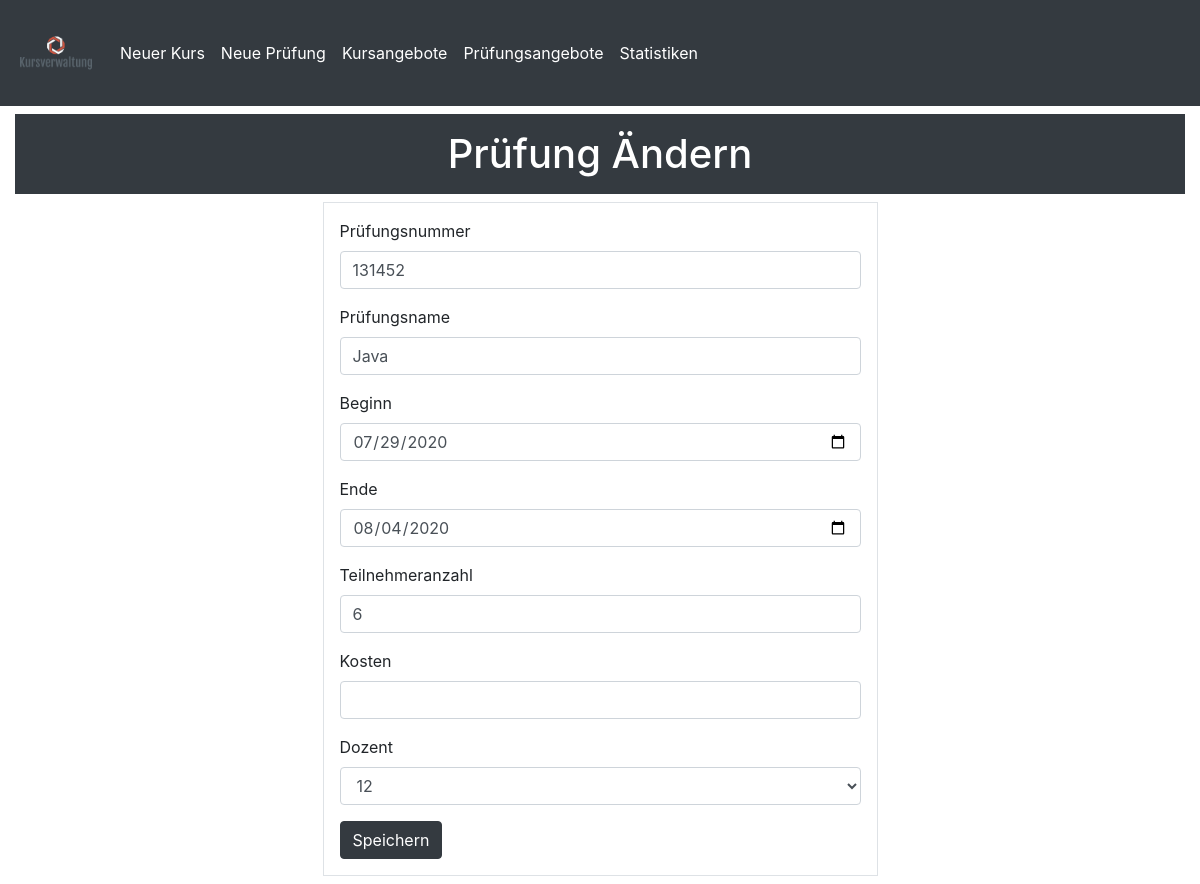
/admin/pEdite.php?id=13, run on the app's committed database.
### tables this page shows
CREATE TABLE `pruefung` (
  `pruefungID` int(11) NOT NULL,
  `pruefungNummer` int(11) NOT NULL,
  `pruefungName` varchar(255) NOT NULL,
  `pruefungBeginn` date NOT NULL,
  `pruefungEnde` date NOT NULL,
  `teilnehmerAnzahl` int(11) NOT NULL,
  `dozentID` int(11) NOT NULL,
  `kosten` decimal(10,0) NOT NULL,
  `pruefungCreated` timestamp NOT NULL DEFAULT current_timestamp()
);

### class/database.php (called while the page is built, shortened)
<?php
class Database
{
  private $serverName = "localhost";
  private $userName = "root";
  private $password = "";
  private $dbName = "kursverwaltung";
  private $con;
  public function __construct()
  {
    $this->con = new mysqli($this->serverName, $this->userName, $this->password, $this->dbName);
  }
   public function read($table)
   {
     $sql="SELECT * FROM $table";
     $result = mysqli_query($this->con, $sql);
     while($row = mysqli_fetch_assoc($result))
      {
        $data[] = $row;
      }
       return $data;
    }
    public function find($table, $tabID, $id)
    {
        $id = filter_var($id,FILTER_VALIDATE_INT);
        $sql = "SELECT * FROM $table WHERE `$tabID`='$id' LIMIT 1 ";
        $result = mysqli_query($this->con,$sql);
        if(mysqli_query($this->con,$sql))
        {
            if (mysqli_num_rows($result) > 0)
            {
              return mysqli_fetch_assoc($result);
            }
            else
            {
                return false;
            }
        }
        else
        {
            return die("Error : ".mysqli_error($this->con));
        }
    }
}
 ?>

### admin/pEdite.php (the view, shortened to what this page needs)
<?php
include('incAdmin\header.php');
?>
<?php  $row = $db->find('pruefung','pruefungID', $_GET['id']); ?>
<?php if(isset($_GET['id']) && is_numeric($_GET['id']) && $row):  ?>
<h1 class="text-center col-12 bg-dark py-3 text-white my-2"> Prüfung Ändern</h1>
<div class="col-md-6 offset-md-3">
  <form class="my-2 p-3 border" method="post" action="">
    <div class="form-group">
      <label for="inputNummer">Prüfungsnummer</label>
      <input type="text" name="nummer" value="<?php echo $row['pruefungNummer']?>" class="form-control" id="inputNummer">
    </div>
    <div class="form-group">
      <label for="inputName">Prüfungsname</label>
      <input type="text" name="name" value="<?php echo $row['pruefungName']?>" class="form-control" id="inputName">
    </div>
    <div class="form-group">
      <label for="inputBeginn">Beginn</label>
      <input type="date" name="beginn" value="<?php echo $row['pruefungBeginn']?>" class="form-control" id="inputBeginn">
    </div>
    <div class="form-group">
      <label for="inputEnde">Ende</label>
      <input type="date" name="ende" value="<?php echo $row['pruefungEnde']?>" class="form-control" id="inputEnde">
    </div>
    <div class="form-group">
      <label for="inputAnzahl">Teilnehmeranzahl</label>
      <input type="number" name="anzahl" value="<?php echo $row['teilnehmerAnzahl']?>" class="form-control" id="inputAnzahl">
    </div>
    <div class="form-group">
      <label for="inputKosten">Kosten</label>
      <input type="text" name="kosten" class="form-control" id="inputKosten">
    </div>
    <div class="form-group">
      <label for="Dozent">Dozent</label>
      <select name="dozent" class="form-control" >
        <?php foreach ($db->read('dozent') as $row): ?>
        <option><?php echo $row['dozentID'];?></option>
        <?php endforeach; ?>
      </select>
    </div>
    <button type="submit" name="submit" class=" btn btn-dark">Speichern</button>
  </form>
</div>
<?php  endif;  ?>

### data on the page
pruefung: nummer "131452", name "Java", beginn "07/29/2020", ende "08/04/2020", anzahl "6"

### other printed values
form field dozent "12"
